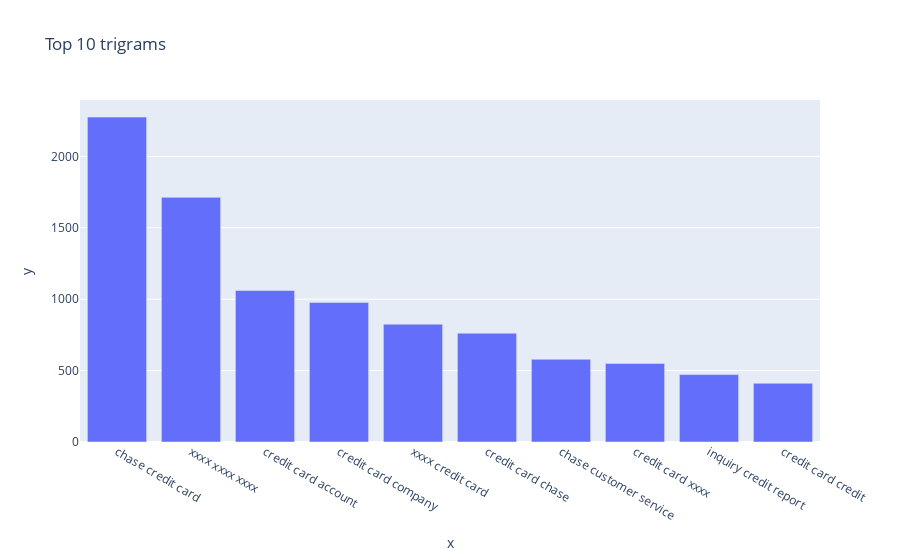

The notebook cell this image was saved under:
### Code cell
#Print the top 10 words in the trigram frequency
trigram = get_top_30_words(df_clean["Complaint_clean"], 3,10)
for word, freq in trigram:
    print(word, freq)
px.bar(x=[word for word, freq in trigram], y=[freq for word, freq in trigram], title='Top 10 trigrams')

### Figure 1 — Plotly figure (JSON) as saved in the notebook; plotly's stock layout.template omitted (floating-point values rounded to 4 significant figures)
{"data": [{"alignmentgroup": "True", "hovertemplate": "x=%{x}<br>y=%{y}<extra></extra>", "legendgroup": "", "marker": {"color": "#636efa", "pattern": {"shape": ""}}, "name": "", "offsetgroup": "", "orientation": "v", "showlegend": false, "textposition": "auto", "type": "bar", "x": ["chase credit card", "xxxx xxxx xxxx", "credit card account", "credit card company", "xxxx credit card", "credit card chase", "chase customer service", "credit card xxxx", "inquiry credit report", "credit card credit"], "xaxis": "x", "y": [2275, 1713, 1061, 977, 825, 762, 579, 550, 472, 411], "yaxis": "y"}], "layout": {"barmode": "relative", "legend": {"tracegroupgap": 0}, "title": {"text": "Top 10 trigrams"}, "xaxis": {"anchor": "y", "domain": [0, 1], "title": {"text": "x"}}, "yaxis": {"anchor": "x", "domain": [0, 1], "title": {"text": "y"}}}}
